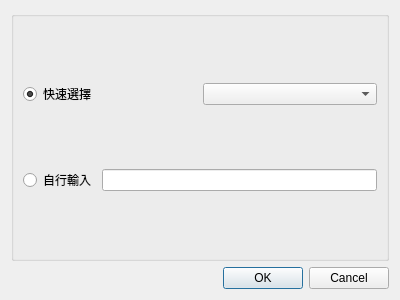
<?xml version="1.0" encoding="UTF-8"?>
<ui version="4.0">
 <class>line_num_sel</class>
 <widget class="QDialog" name="line_num_sel">
  <property name="geometry">
   <rect>
    <x>0</x>
    <y>0</y>
    <width>400</width>
    <height>300</height>
   </rect>
  </property>
  <property name="sizePolicy">
   <sizepolicy hsizetype="Fixed" vsizetype="Fixed">
    <horstretch>0</horstretch>
    <verstretch>0</verstretch>
   </sizepolicy>
  </property>
  <property name="minimumSize">
   <size>
    <width>400</width>
    <height>300</height>
   </size>
  </property>
  <property name="maximumSize">
   <size>
    <width>400</width>
    <height>300</height>
   </size>
  </property>
  <property name="windowTitle">
   <string>選擇軌別</string>
  </property>
  <layout class="QVBoxLayout" name="verticalLayout">
   <item>
    <layout class="QHBoxLayout" name="horizontalLayout">
     <item>
      <widget class="QGroupBox" name="groupBox">
       <property name="title">
        <string/>
       </property>
       <layout class="QVBoxLayout" name="verticalLayout_2">
        <item>
         <layout class="QHBoxLayout" name="horizontalLayout_2">
          <item>
           <widget class="QRadioButton" name="quickRB">
            <property name="text">
             <string>快速選擇</string>
            </property>
            <property name="checked">
             <bool>true</bool>
            </property>
           </widget>
          </item>
          <item>
           <widget class="QComboBox" name="comboBox"/>
          </item>
         </layout>
        </item>
        <item>
         <layout class="QHBoxLayout" name="horizontalLayout_3">
          <item>
           <widget class="QRadioButton" name="userRB">
            <property name="text">
             <string>自行輸入</string>
            </property>
           </widget>
          </item>
          <item>
           <widget class="QLineEdit" name="lineEdit">
            <property name="minimumSize">
             <size>
              <width>100</width>
              <height>0</height>
             </size>
            </property>
           </widget>
          </item>
         </layout>
        </item>
       </layout>
      </widget>
     </item>
    </layout>
   </item>
   <item>
    <widget class="QDialogButtonBox" name="buttonBox">
     <property name="orientation">
      <enum>Qt::Horizontal</enum>
     </property>
     <property name="standardButtons">
      <set>QDialogButtonBox::Cancel|QDialogButtonBox::Ok</set>
     </property>
    </widget>
   </item>
  </layout>
 </widget>
 <resources/>
 <connections>
  <connection>
   <sender>buttonBox</sender>
   <signal>accepted()</signal>
   <receiver>line_num_sel</receiver>
   <slot>accept()</slot>
   <hints>
    <hint type="sourcelabel">
     <x>248</x>
     <y>254</y>
    </hint>
    <hint type="destinationlabel">
     <x>157</x>
     <y>274</y>
    </hint>
   </hints>
  </connection>
  <connection>
   <sender>buttonBox</sender>
   <signal>rejected()</signal>
   <receiver>line_num_sel</receiver>
   <slot>reject()</slot>
   <hints>
    <hint type="sourcelabel">
     <x>316</x>
     <y>260</y>
    </hint>
    <hint type="destinationlabel">
     <x>286</x>
     <y>274</y>
    </hint>
   </hints>
  </connection>
 </connections>
</ui>
